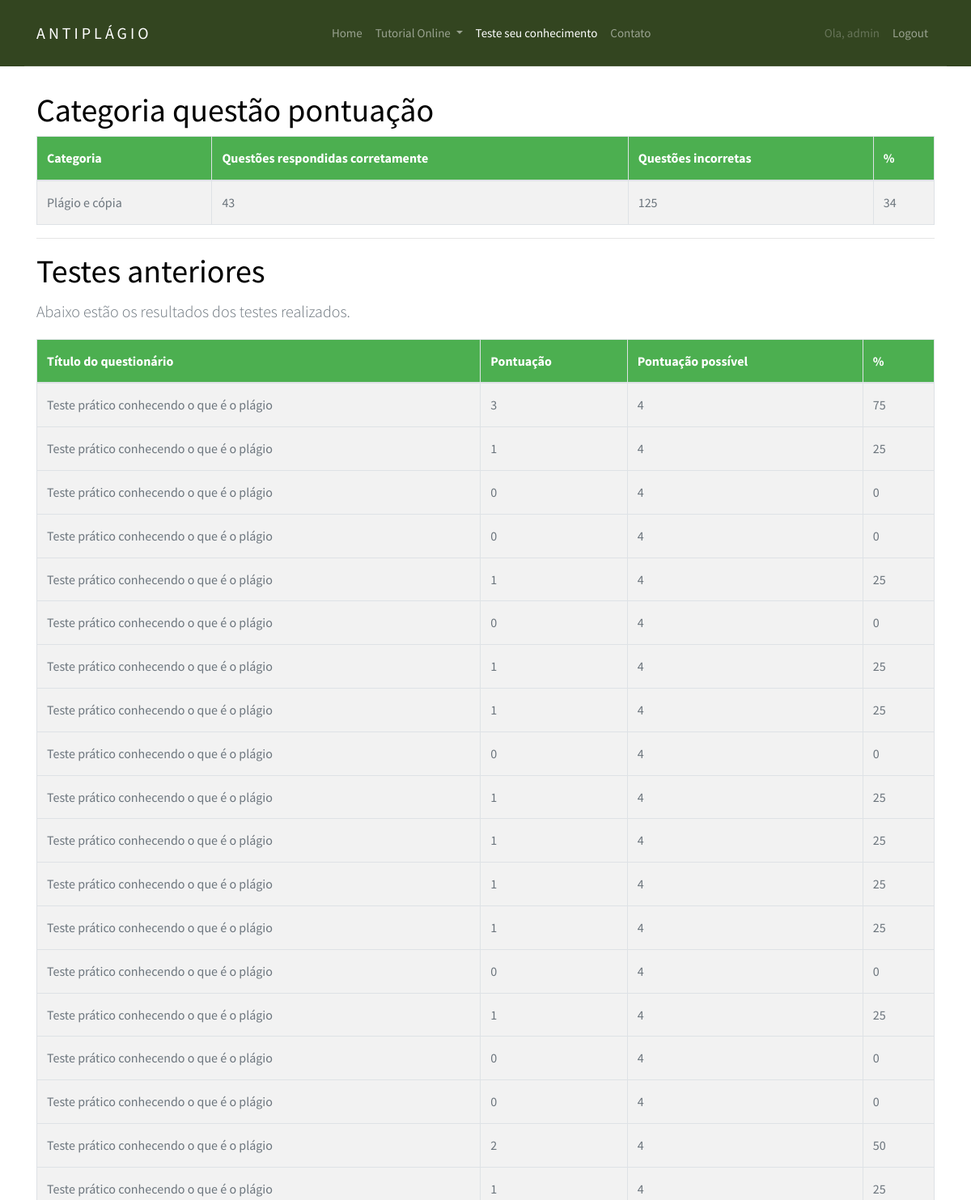
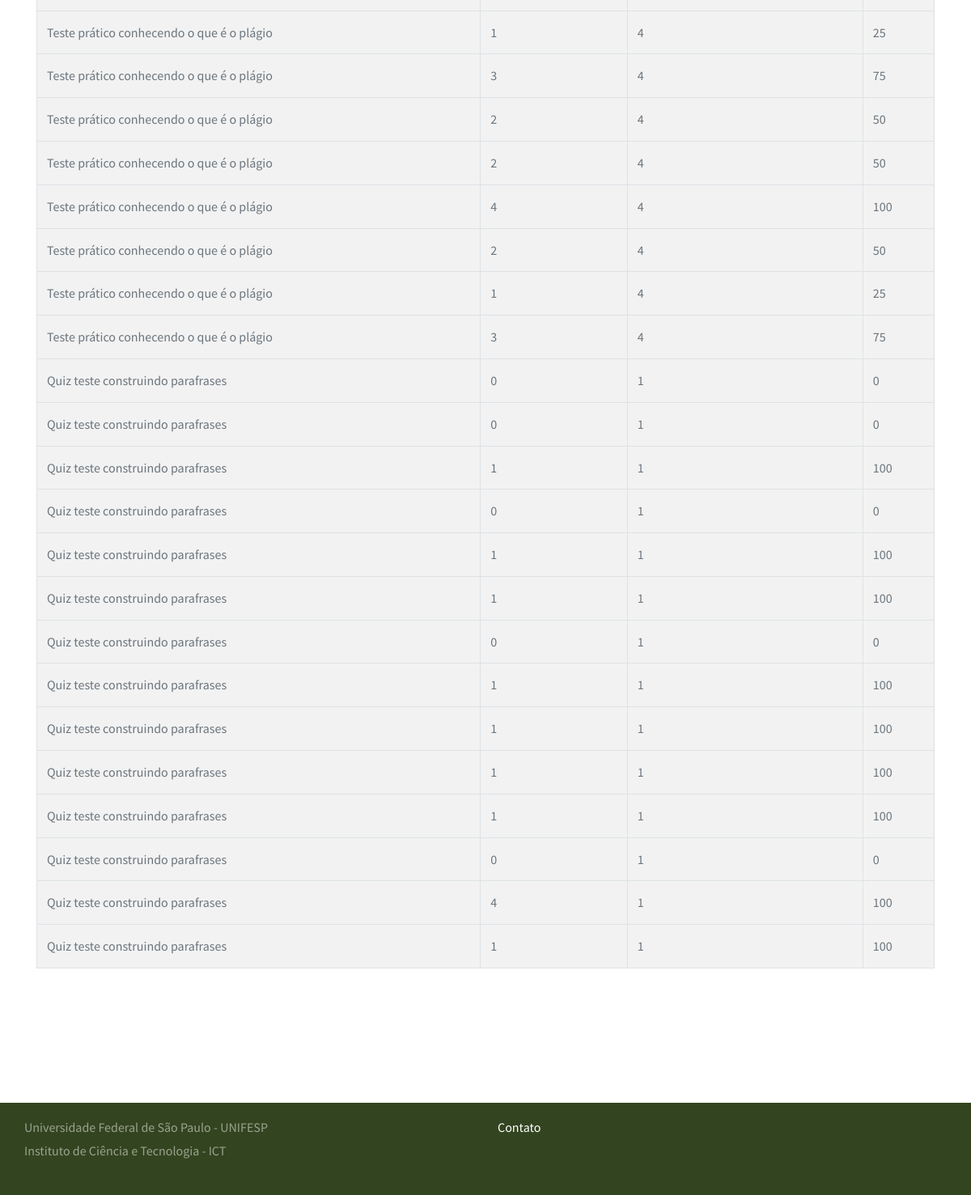
Page /quiz/progress/ (signed in) on the earlier database version (2 pictures, top to bottom).
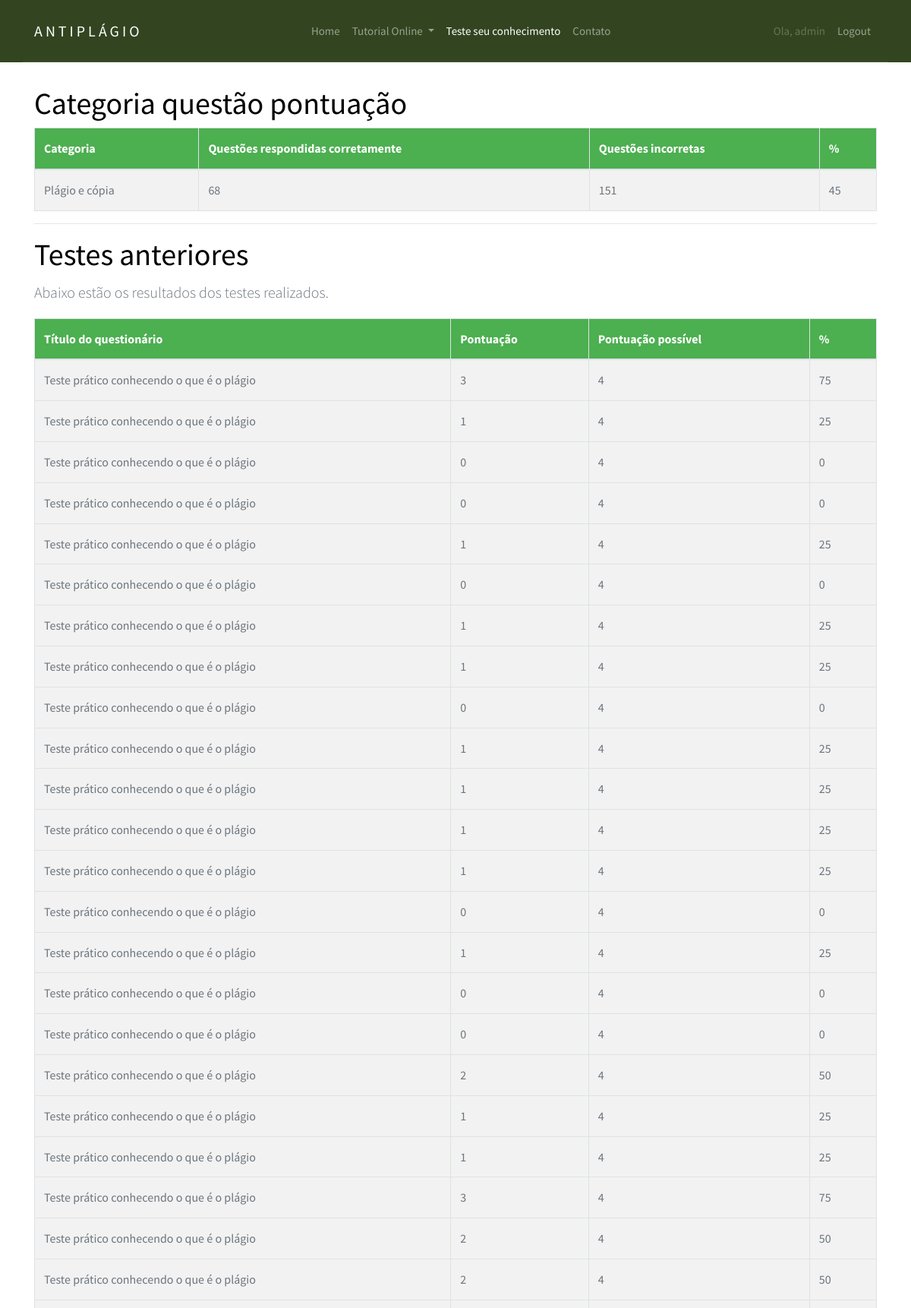
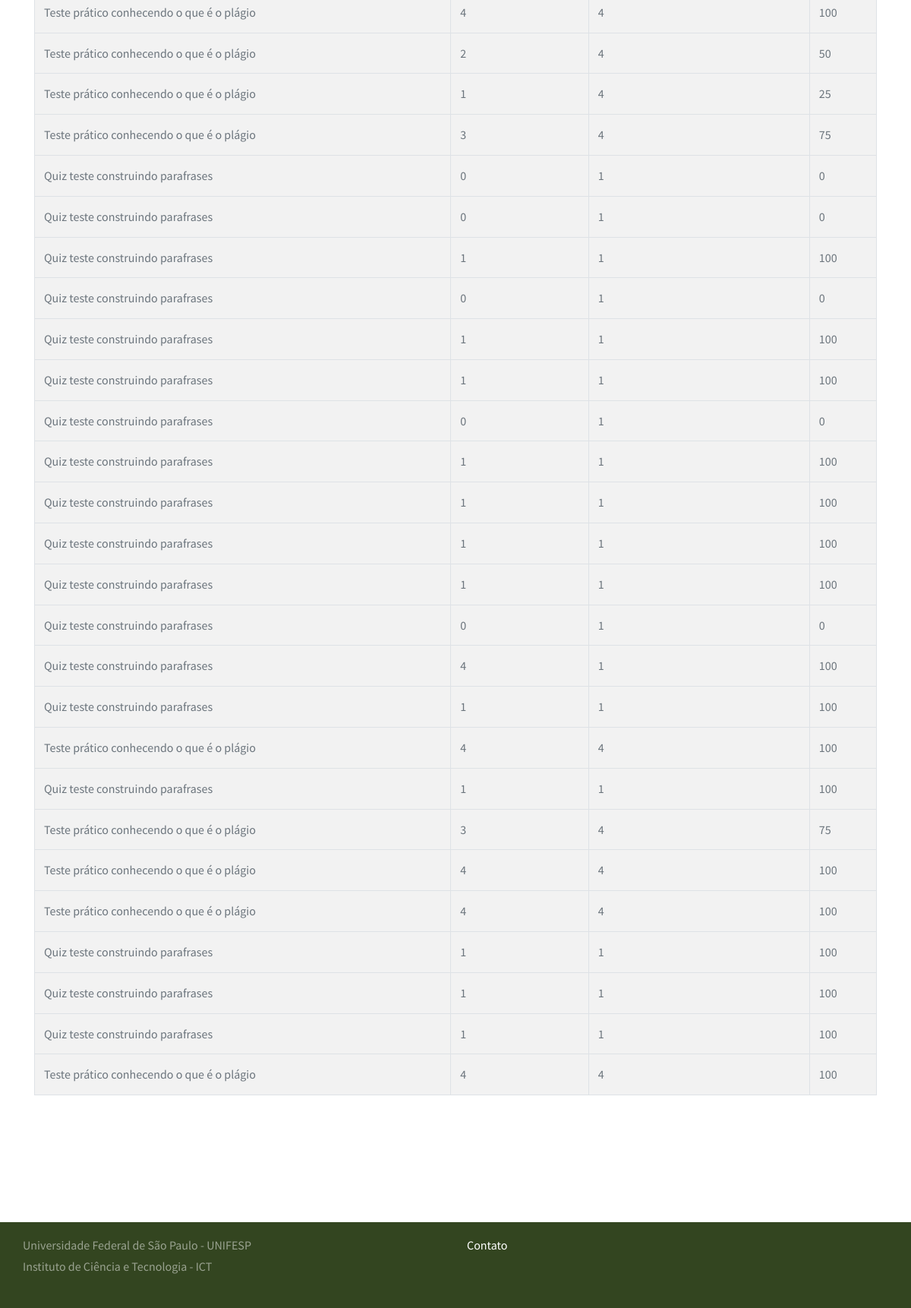
Same page on the later database version (2 pictures, top to bottom).
### django_quiz/quiz/models.py (models this page shows, shortened)
@python_2_unicode_compatible
class Category(models.Model):
    category = models.CharField(
        verbose_name=_("Categoria"),
        max_length=250, blank=True,
        unique=True, null=True)
    objects = CategoryManager()
    class Meta:
        verbose_name = _("Categoria")
        verbose_name_plural = _("Categorias")

class Sitting(models.Model):
    user = models.ForeignKey(settings.AUTH_USER_MODEL, verbose_name=_("Usuário"), on_delete=models.PROTECT)
    quiz = models.ForeignKey(Quiz, verbose_name=_("Quiz"), on_delete=models.PROTECT)
    question_order = models.CharField(
        max_length=1024,
        verbose_name=_("Ordem das questões"),
        validators=[validate_comma_separated_integer_list])
    question_list = models.CharField(
        max_length=1024,
        verbose_name=_("Lista das questões"),
        validators=[validate_comma_separated_integer_list])
    incorrect_questions = models.CharField(
        max_length=1024,
        blank=True,
        verbose_name=_("Questões incorretas"),
        validators=[validate_comma_separated_integer_list])
    current_score = models.IntegerField(verbose_name=_("Pontuação atual"))
    complete = models.BooleanField(default=False, blank=False,
                                   verbose_name=_("Completa"))
    user_answers = models.TextField(blank=True, default='{}',
                                    verbose_name=_("Resposta do usuário"))
    start = models.DateTimeField(auto_now_add=True,
                                 verbose_name=_("Iniciar"))
    end = models.DateTimeField(null=True, blank=True, verbose_name=_("Fim"))
    objects = SittingManager()
    class Meta:
        permissions = (("view_sittings", _("Visualizar testes concluídos.")),)
    def _question_ids(self):
        return [int(n) for n in self.question_order.split(',') if n]
    @property
    def get_percent_correct(self):
        dividend = float(self.current_score)
        divisor = len(self._question_ids())
        if divisor < 1:
            return 0            # prevent divide by zero error
        if dividend > divisor:
            return 100
        correct = int(round((dividend / divisor) * 100))
        if correct >= 1:
            return correct
        else:
            return 0
    @property
    def get_max_score(self):
        return len(self._question_ids())

@python_2_unicode_compatible
class Quiz(models.Model):
    title = models.CharField(
        verbose_name=_("Título"),
        max_length=60, blank=False)
    description = models.TextField(
        verbose_name=_("Descrição"),
        blank=True, help_text=_("Descrição do questionário"))
    url = models.SlugField(
        max_length=60, blank=False,
        help_text=_("Uma URL amigável"),
        verbose_name=_("Uma URL amigável"))
    category = models.ForeignKey(
        Category, null=True, blank=True,
        verbose_name=_("Categoria"), on_delete=models.PROTECT)
    random_order = models.BooleanField(
        blank=False, default=False,
        verbose_name=_("Ordem aleatória"),
        help_text=_("Exibe as peguntas em"
                    "uma ordem aleatória ou como eles "
                    "estão setados?"))
    max_questions = models.PositiveIntegerField(
        blank=True, null=True, verbose_name=_("Questões Max"),
        help_text=_("Número de perguntas a serem respondidas em cada tentativa."))
    answers_at_end = models.BooleanField(
        blank=False, default=False,
        help_text=_("A resposta correta NÃO é mostrada após a pergunta ."
                    " Respostas exibidas no final."),
        verbose_name=_("Respostas no final"))
    exam_paper = models.BooleanField(
        blank=False, default=False,
        help_text=_("Se sim o resultado de cada"
                    " tentativa do usuário será"
                    " armazenado. Necessário marcação"),
        verbose_name=_("Resultado teste"))
    single_attempt = models.BooleanField(
        blank=False, default=False,
        help_text=_("Se sim, apenas uma tentativa por"
                    " usuário será permitida"
                    " Não usuários não poderam fazer este teste."),
        verbose_name=_("Tentativa única"))
    pass_mark = models.SmallIntegerField(
        blank=True, default=0,
        verbose_name=_("Marca de aprovação"),
        help_text=_("Porcentagem necessária para passar no teste."),
        validators=[MaxValueValidator(100)])
    success_text = models.TextField(
        blank=True, help_text=_("Exibido se o usuário for aprovado."),
        verbose_name=_("Texto de sucesso"))
    fail_text = models.TextField(
        verbose_name=_("Texto de falha"),
        blank=True, help_text=_("Exibido se o usuário falhar"))
    draft = models.BooleanField(
        blank=True, default=False,
        verbose_name=_("Draft"),
        help_text=_("Se sim o questionário não é exibido"
                    " na lista de perguntas e só pode ser"
                    " visualizada por usuários que podem editar"
                    " os testes."))
    class Meta:
        verbose_name = _("Quiz")
        verbose_name_plural = _("Quizzes")

### django_quiz/quiz/views.py (the view)
class QuizUserProgressView(TemplateView):
    template_name = 'progress.html'
    @method_decorator(login_required)
    def dispatch(self, request, *args, **kwargs):
        return super(QuizUserProgressView, self)\
            .dispatch(request, *args, **kwargs)
    def get_context_data(self, **kwargs):
        context = super(QuizUserProgressView, self).get_context_data(**kwargs)
        progress, c = Progress.objects.get_or_create(user=self.request.user)
        context['cat_scores'] = progress.list_all_cat_scores
        context['exams'] = progress.show_exams()
        return context

### django_quiz/quiz/models.py (called while the page is built)
    def show_exams(self):
        return Sitting.objects.filter(user=self.user, complete=True)

### django_quiz/build/lib/quiz/templates/progress.html (shortened to what this page needs)
{% extends "base.html" %}
{% load i18n %}
{% load quiz_tags %}
{% block content %}
<section class="site-section">
    <div class="container">
		{% if cat_scores %}
		<h1>{% trans "Categoria questão pontuação" %}</h1>
		<table class="table table-bordered table-striped">
			<thead>
			<tr>
				<th>{% trans "Categoria" %}</th>
				<th>{% trans "Questões respondidas corretamente" %}</th>
				<th>{% trans "Questões incorretas" %}</th>
				<th>%</th>
			</tr>
			</thead>
			<tbody>
			{% for cat, value in cat_scores.items %}
			<tr>
				<td>{{ cat }}</td>
				<td>{{ value.0 }}</td>
				<td>{{ value.1 }}</td>
				<td>{{ value.2 }}</td>
			</tr>
			{% endfor %}
			</tbody>
		</table>
		{% endif %}
		{% if exams %}
		<hr>
		<h1>{% trans "Testes anteriores" %}</h1>
		<p class="lead">
			{% trans "Abaixo estão os resultados dos testes realizados." %}
		</p>
		<table class="table table-bordered table-striped">
			<thead>
			<tr>
				<th>{% trans "Título do questionário" %}</th>
				<th>{% trans "Pontuação" %}</th>
				<th>{% trans "Pontuação possível" %}</th>
				<th>%</th>
			</tr>
			</thead>
			<tbody>
			{% for exam in exams %}
			<tr>
				<td>{{ exam.quiz.title }}</td>
				<td>{{ exam.current_score }}</td>
				<td>{{ exam.get_max_score }}</td>
				<td>{{ exam.get_percent_correct }}</td>
			</tr>
			{% endfor %}
			</tbody>
		</table>
		{% endif %}
	</div>
</section>
{% endblock %}

Differences in the rows shown:
added Sitting: quiz "Teste prático conhecendo o que é o plágio", current_score "4", get_max_score "4", get_percent_correct "100"
added Sitting: quiz "Quiz teste construindo parafrases", current_score "1", get_max_score "1", get_percent_correct "100"
added Sitting: quiz "Teste prático conhecendo o que é o plágio", current_score "3", get_max_score "4", get_percent_correct "75"
added Sitting: quiz "Teste prático conhecendo o que é o plágio", current_score "4", get_max_score "4", get_percent_correct "100"
added Sitting: quiz "Teste prático conhecendo o que é o plágio", current_score "4", get_max_score "4", get_percent_correct "100"
added Sitting: quiz "Quiz teste construindo parafrases", current_score "1", get_max_score "1", get_percent_correct "100"
added Sitting: quiz "Quiz teste construindo parafrases", current_score "1", get_max_score "1", get_percent_correct "100"
added Sitting: quiz "Quiz teste construindo parafrases", current_score "1", get_max_score "1", get_percent_correct "100"
added Sitting: quiz "Teste prático conhecendo o que é o plágio", current_score "4", get_max_score "4", get_percent_correct "100"
Other differences:
new list line: "Plágio e cópia"
new list line: "68 151 45"
list line gone: "Plágio e cópia"
list line gone: "43 125 34"
